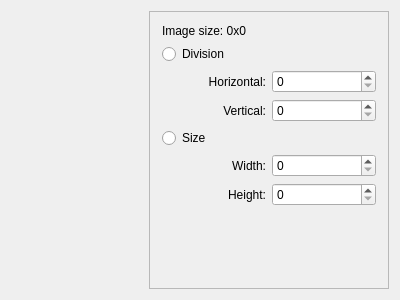
<?xml version="1.0" encoding="UTF-8"?>
<ui version="4.0">
 <class>ImageSplitGUI</class>
 <widget class="QWidget" name="ImageSplitGUI">
  <property name="geometry">
   <rect>
    <x>0</x>
    <y>0</y>
    <width>400</width>
    <height>300</height>
   </rect>
  </property>
  <property name="windowTitle">
   <string>Form</string>
  </property>
  <layout class="QHBoxLayout" name="horizontalLayout">
   <item>
    <widget class="ImageViewForImageSplit" name="imageView" native="true"/>
   </item>
   <item>
    <widget class="QFrame" name="uiArea">
     <property name="sizePolicy">
      <sizepolicy hsizetype="Fixed" vsizetype="Preferred">
       <horstretch>0</horstretch>
       <verstretch>0</verstretch>
      </sizepolicy>
     </property>
     <property name="minimumSize">
      <size>
       <width>240</width>
       <height>0</height>
      </size>
     </property>
     <property name="sizeIncrement">
      <size>
       <width>0</width>
       <height>0</height>
      </size>
     </property>
     <property name="frameShape">
      <enum>QFrame::StyledPanel</enum>
     </property>
     <layout class="QVBoxLayout" name="verticalLayout">
      <property name="leftMargin">
       <number>12</number>
      </property>
      <property name="topMargin">
       <number>12</number>
      </property>
      <property name="rightMargin">
       <number>12</number>
      </property>
      <property name="bottomMargin">
       <number>12</number>
      </property>
      <item>
       <widget class="QLabel" name="sizeLabel">
        <property name="text">
         <string>Image size: 0x0</string>
        </property>
       </widget>
      </item>
      <item>
       <widget class="QRadioButton" name="useDivisionButton">
        <property name="text">
         <string>Division</string>
        </property>
       </widget>
      </item>
      <item>
       <layout class="QGridLayout" name="gridLayout">
        <item row="0" column="0">
         <widget class="QLabel" name="label">
          <property name="layoutDirection">
           <enum>Qt::LeftToRight</enum>
          </property>
          <property name="text">
           <string>Horizontal:</string>
          </property>
          <property name="alignment">
           <set>Qt::AlignRight|Qt::AlignTrailing|Qt::AlignVCenter</set>
          </property>
         </widget>
        </item>
        <item row="0" column="1">
         <widget class="QSpinBox" name="hDivValue"/>
        </item>
        <item row="1" column="0">
         <widget class="QLabel" name="label_2">
          <property name="text">
           <string>Vertical:</string>
          </property>
          <property name="alignment">
           <set>Qt::AlignRight|Qt::AlignTrailing|Qt::AlignVCenter</set>
          </property>
         </widget>
        </item>
        <item row="1" column="1">
         <widget class="QSpinBox" name="vDivValue"/>
        </item>
       </layout>
      </item>
      <item>
       <widget class="QRadioButton" name="useSizeButton">
        <property name="text">
         <string>Size</string>
        </property>
       </widget>
      </item>
      <item>
       <layout class="QGridLayout" name="gridLayout_2">
        <item row="0" column="0">
         <widget class="QLabel" name="label_5">
          <property name="text">
           <string>Width:</string>
          </property>
          <property name="alignment">
           <set>Qt::AlignRight|Qt::AlignTrailing|Qt::AlignVCenter</set>
          </property>
         </widget>
        </item>
        <item row="0" column="1">
         <widget class="QSpinBox" name="widthValue"/>
        </item>
        <item row="1" column="0">
         <widget class="QLabel" name="label_6">
          <property name="text">
           <string>Height:</string>
          </property>
          <property name="alignment">
           <set>Qt::AlignRight|Qt::AlignTrailing|Qt::AlignVCenter</set>
          </property>
         </widget>
        </item>
        <item row="1" column="1">
         <widget class="QSpinBox" name="heightValue"/>
        </item>
       </layout>
      </item>
      <item>
       <spacer name="verticalSpacer">
        <property name="orientation">
         <enum>Qt::Vertical</enum>
        </property>
        <property name="sizeHint" stdset="0">
         <size>
          <width>20</width>
          <height>40</height>
         </size>
        </property>
       </spacer>
      </item>
      <item>
       <widget class="BasicImageViewControl" name="control" native="true"/>
      </item>
     </layout>
    </widget>
   </item>
  </layout>
 </widget>
 <customwidgets>
  <customwidget>
   <class>BasicImageViewControl</class>
   <extends>QWidget</extends>
   <header>gui/image/basic/control.h</header>
   <container>1</container>
  </customwidget>
  <customwidget>
   <class>ImageViewForImageSplit</class>
   <extends>QWidget</extends>
   <header>gui/image/split/image_view_for_image_split.h</header>
   <container>1</container>
  </customwidget>
 </customwidgets>
 <resources/>
 <connections/>
</ui>
